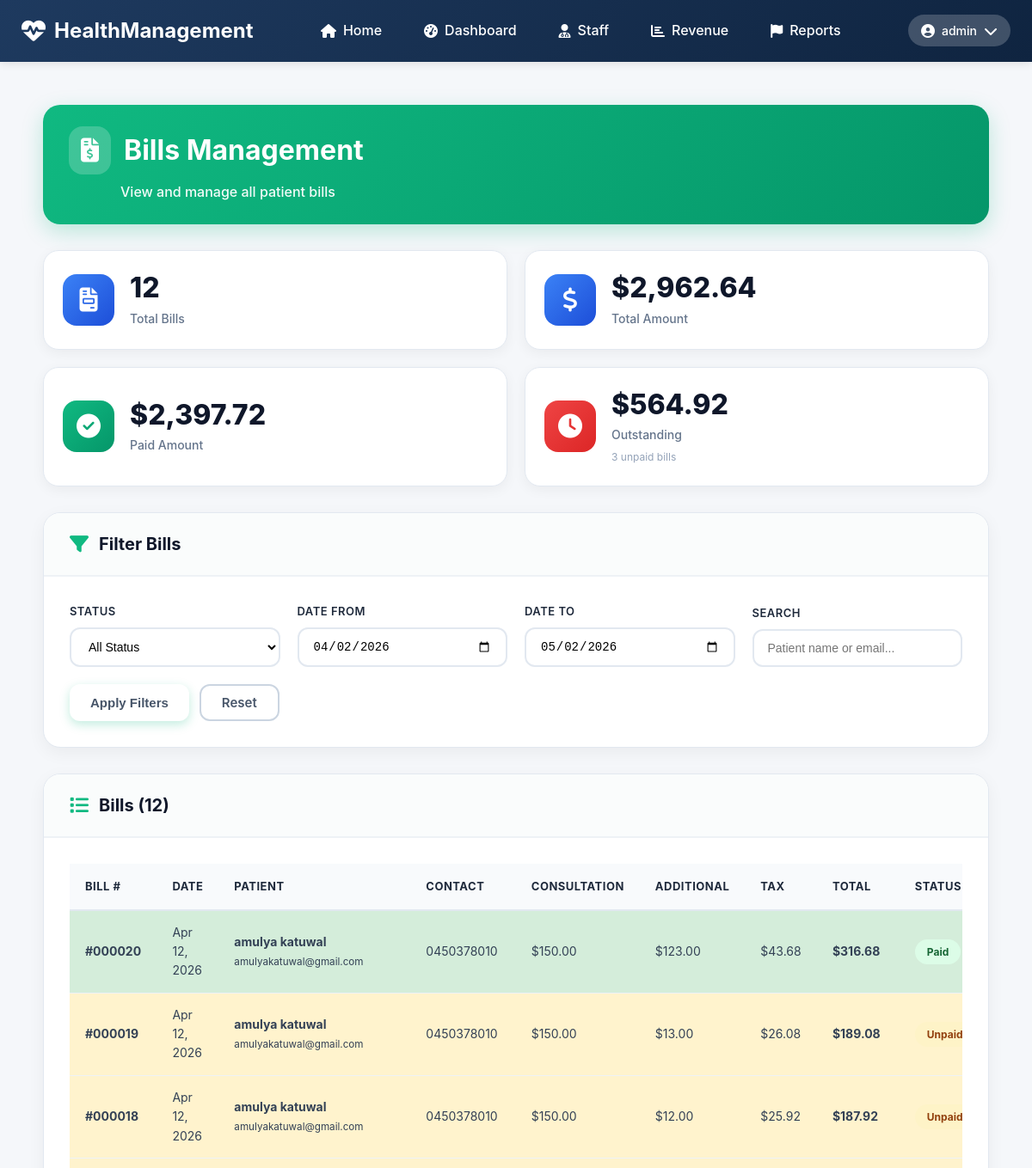
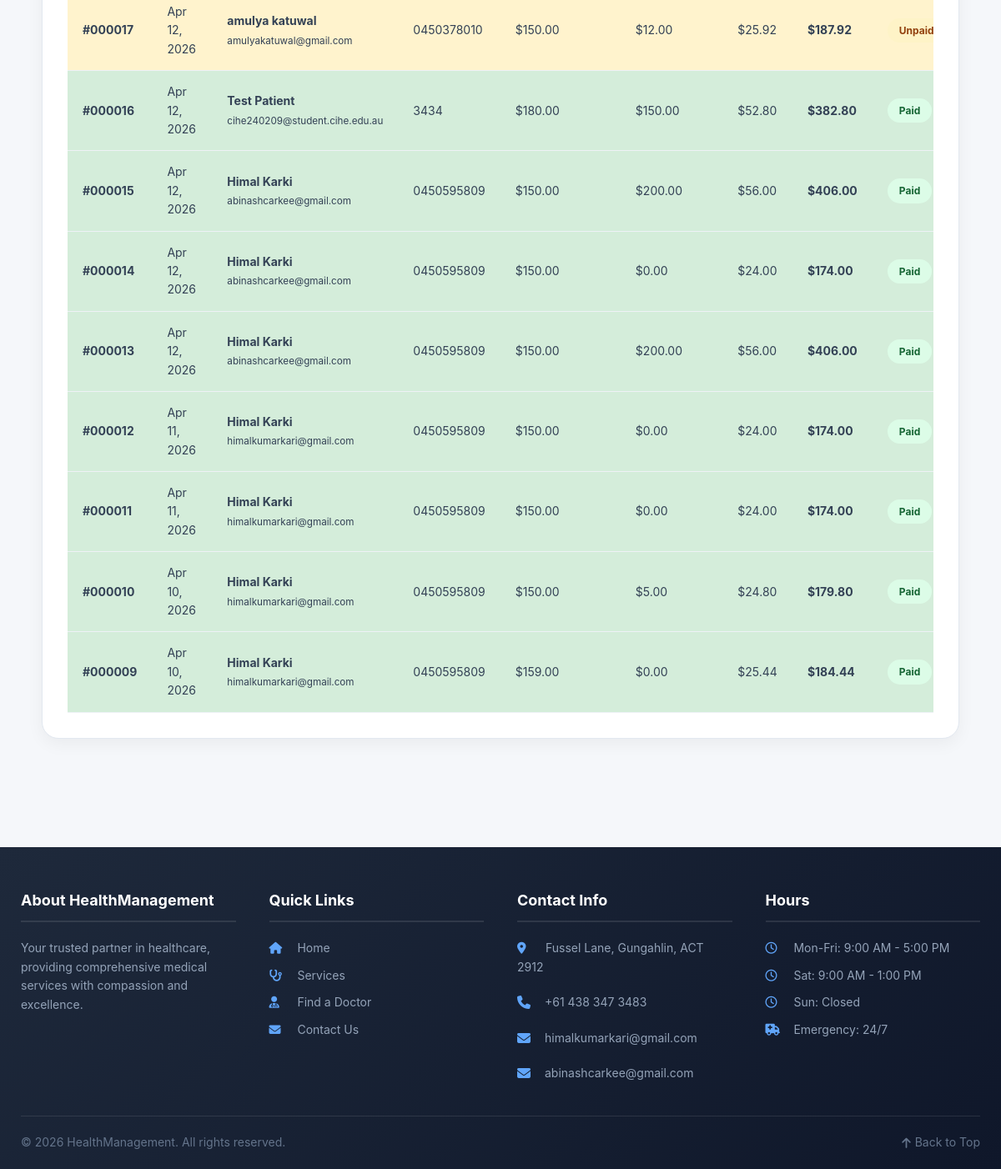
Page /accountant/bills.php (signed in) on the committed database (2 pictures, top to bottom).
### tables this page shows
CREATE TABLE `bills` (
  `billId` int(11) NOT NULL,
  `patientId` int(11) NOT NULL,
  `appointmentId` int(11) DEFAULT NULL,
  `recordId` int(11) DEFAULT NULL,
  `consultationFee` decimal(10,2) NOT NULL DEFAULT 0.00,
  `additionalCharges` decimal(10,2) NOT NULL DEFAULT 0.00,
  `serviceCharge` decimal(10,2) NOT NULL DEFAULT 0.00,
  `gst` decimal(10,2) NOT NULL DEFAULT 0.00,
  `totalAmount` decimal(10,2) NOT NULL,
  `status` enum('unpaid','paid','cancelled','overdue') DEFAULT 'unpaid',
  `generatedAt` datetime DEFAULT current_timestamp(),
  `paidAt` datetime DEFAULT NULL
);

CREATE TABLE `users` (
  `userId` int(11) NOT NULL,
  `username` varchar(50) NOT NULL,
  `passwordHash` varchar(255) NOT NULL,
  `email` varchar(100) NOT NULL,
  `firstName` varchar(50) NOT NULL,
  `lastName` varchar(50) NOT NULL,
  `phoneNumber` varchar(20) DEFAULT NULL,
  `role` enum('patient','staff','nurse','doctor','admin','accountant') DEFAULT 'patient',
  `isVerified` tinyint(1) DEFAULT 0,
  `verificationCode` varchar(64) DEFAULT NULL,
  `resetToken` varchar(64) DEFAULT NULL,
  `resetExpiry` datetime DEFAULT NULL,
  `dateCreated` datetime DEFAULT current_timestamp(),
  `lastLogin` datetime DEFAULT NULL
);

### accountant/bills.php (the view, shortened to what this page needs)
<?php
require_once '../includes/config.php';
$extraCSS = '<link rel="stylesheet" href="../css/accountant.css">';
include '../includes/header.php';
$dateFrom = $_GET['date_from'] ?? date('Y-m-d', strtotime('-30 days'));
$dateTo = $_GET['date_to'] ?? date('Y-m-d');
$searchTerm = $_GET['search'] ?? '';
$query = "
    SELECT b.*,
           CONCAT(u.firstName, ' ', u.lastName) as patientName,
           u.email as patientEmail,
           u.phoneNumber as patientPhone
    FROM bills b
    JOIN patients p ON b.patientId = p.patientId
    JOIN users u ON p.userId = u.userId
    WHERE 1=1
";
$params = [];
if ($dateFrom) {
    $query .= " AND DATE(b.generatedAt) >= ?";
    $params[] = $dateFrom;
}
if ($dateTo) {
    $query .= " AND DATE(b.generatedAt) <= ?";
    $params[] = $dateTo;
}
$query .= " ORDER BY b.generatedAt DESC";
$stmt = $pdo->prepare($query);
$stmt->execute($params);
$bills = $stmt->fetchAll();
$summaryStmt = $pdo->prepare("
    SELECT
        COUNT(*) as total_bills,
        SUM(totalAmount) as total_amount,
        SUM(CASE WHEN status = 'paid' THEN totalAmount ELSE 0 END) as paid_amount,
        SUM(CASE WHEN status = 'unpaid' THEN totalAmount ELSE 0 END) as unpaid_amount,
        COUNT(CASE WHEN status = 'unpaid' THEN 1 END) as unpaid_count
    FROM bills
    WHERE DATE(generatedAt) BETWEEN ? AND ?
");
$summaryStmt->execute([$dateFrom, $dateTo]);
$summary = $summaryStmt->fetch();
?>
<div class="accountant-container">
    <div class="accountant-page-header">
        <div class="header-title">
            <h1><i class="fas fa-file-invoice-dollar"></i> Bills Management</h1>
            <p>View and manage all patient bills</p>
        </div>
    </div>
    <div class="accountant-stats-grid">
        <div class="accountant-stat-card revenue">
            <div class="accountant-stat-icon"><i class="fas fa-file-invoice"></i></div>
            <div class="accountant-stat-content">
                <h3><?php echo $summary['total_bills'] ?? 0; ?></h3>
                <p>Total Bills</p>
            </div>
        </div>
        <div class="accountant-stat-card revenue">
            <div class="accountant-stat-icon"><i class="fas fa-dollar-sign"></i></div>
            <div class="accountant-stat-content">
                <h3>$<?php echo number_format($summary['total_amount'] ?? 0, 2); ?></h3>
                <p>Total Amount</p>
            </div>
        </div>
        <div class="accountant-stat-card paid">
            <div class="accountant-stat-icon"><i class="fas fa-check-circle"></i></div>
            <div class="accountant-stat-content">
                <h3>$<?php echo number_format($summary['paid_amount'] ?? 0, 2); ?></h3>
                <p>Paid Amount</p>
            </div>
        </div>
        <div class="accountant-stat-card unpaid">
            <div class="accountant-stat-icon"><i class="fas fa-clock"></i></div>
            <div class="accountant-stat-content">
                <h3>$<?php echo number_format($summary['unpaid_amount'] ?? 0, 2); ?></h3>
                <p>Outstanding</p>
                <small><?php echo $summary['unpaid_count'] ?? 0; ?> unpaid bills</small>
            </div>
        </div>
    </div>
    <div class="accountant-card">
        <div class="accountant-card-header">
            <h3><i class="fas fa-filter"></i> Filter Bills</h3>
        </div>
        <div class="accountant-card-body">
            <form method="GET" class="accountant-filter-form">
                <div class="accountant-filter-row">
                    <div class="accountant-filter-group">
                        <label>Status</label>
                        <select name="status">
                            <option value="">All Status</option>
                        </select>
                    </div>
                    <div class="accountant-filter-group">
                        <label>Date From</label>
                        <input type="date" name="date_from" value="<?php echo $dateFrom; ?>">
                    </div>
                    <div class="accountant-filter-group">
                        <label>Date To</label>
                        <input type="date" name="date_to" value="<?php echo $dateTo; ?>">
                    </div>
                    <div class="accountant-filter-group">
                        <label>Search</label>
                        <input type="text" name="search" placeholder="Patient name or email..." value="<?php echo htmlspecialchars($searchTerm); ?>">
                    </div>
                    <div class="accountant-filter-actions">
                        <button type="submit" class="accountant-btn accountant-btn-primary">Apply Filters</button>
                        <a href="bills.php" class="accountant-btn accountant-btn-outline">Reset</a>
                    </div>
                </div>
            </form>
        </div>
    </div>
    <div class="accountant-card">
        <div class="accountant-card-header">
            <h3><i class="fas fa-list"></i> Bills (<?php echo count($bills); ?>)</h3>
        </div>
        <div class="accountant-card-body">
            <div class="accountant-table-responsive">
                <table class="accountant-data-table">
                    <thead>
                        <tr>
                            <th>Bill #</th>
                            <th>Date</th>
                            <th>Patient</th>
                            <th>Contact</th>
                            <th>Consultation</th>
                            <th>Additional</th>
                            <th>Tax</th>
                            <th>Total</th>
                            <th>Status</th>
                        </tr>
                    </thead>
                    <tbody>
                        <?php if (empty($bills)): ?>
                            <tr><td colspan="10" class="accountant-empty-message">No bills found.</td></tr>
                        <?php else: ?>
                            <?php foreach ($bills as $bill): ?>
                                <tr class="status-<?php echo $bill['status']; ?>">
                                    <td data-label="Bill #"><strong>#<?php echo str_pad($bill['billId'], 6, '0', STR_PAD_LEFT); ?></strong></td>
                                    <td data-label="Date"><?php echo date('M j, Y', strtotime($bill['generatedAt'])); ?></td>
                                    <td data-label="Patient">
                                        <strong><?php echo htmlspecialchars($bill['patientName']); ?></strong><br>
                                        <small><?php echo htmlspecialchars($bill['patientEmail']); ?></small>
                                    </td>
                                    <td data-label="Contact"><?php echo htmlspecialchars($bill['patientPhone']); ?></td>
                                    <td data-label="Consultation">$<?php echo number_format($bill['consultationFee'], 2); ?></td>
                                    <td data-label="Additional">$<?php echo number_format($bill['additionalCharges'], 2); ?></td>
                                    <td data-label="Tax">$<?php echo number_format($bill['serviceCharge'] + $bill['gst'], 2); ?></td>
                                    <td data-label="Total"><strong>$<?php echo number_format($bill['totalAmount'], 2); ?></strong></td>
                                    <td data-label="Status">
                                        <span class="accountant-status-badge accountant-status-<?php echo $bill['status']; ?>">
                                            <?php echo ucfirst($bill['status']); ?>
                                        </span>
                                    </td>
                                </tr>
                            <?php endforeach; ?>
                        <?php endif; ?>
                    </tbody>
                </table>
            </div>
        </div>
    </div>
</div>
<?php include '../includes/footer.php'; ?>

### css/style.css (style rules this page uses)
* { margin: 0; padding: 0; box-sizing: border-box; }
body { font-family: -apple-system, BlinkMacSystemFont, 'Segoe UI', Roboto, 'Helvetica Neue', Arial, sans-serif; line-height: 1.6; color: #333; background-color: #f5f7fa; }
.status-paid { background: #d4edda; color: #155724; }
.status-unpaid, .status-pending { background: #fff3cd; color: #856404; }
.page-header h1 , .dashboard-header h1, .page-title, h1 { font-weight: 700 !important; text-shadow: none !important; }

### rows in the picture
bills: billId "000020", generatedAt "Apr 12, 2026", patientName "amulya katuwal", users.email "amulyakatuwal@gmail.com", users.phoneNumber "0450378010", consultationFee "150.00", additionalCharges "123.00", $bill['serviceCharge'] + $bill['gst'] "43.68", totalAmount "316.68", status "Paid"
bills: billId "000019", generatedAt "Apr 12, 2026", patientName "amulya katuwal", users.email "amulyakatuwal@gmail.com", users.phoneNumber "0450378010", consultationFee "150.00", additionalCharges "13.00", $bill['serviceCharge'] + $bill['gst'] "26.08", totalAmount "189.08", status "Unpaid"
bills: billId "000018", generatedAt "Apr 12, 2026", patientName "amulya katuwal", users.email "amulyakatuwal@gmail.com", users.phoneNumber "0450378010", consultationFee "150.00", additionalCharges "12.00", $bill['serviceCharge'] + $bill['gst'] "25.92", totalAmount "187.92", status "Unpaid"
bills: billId "000017", generatedAt "Apr 12, 2026", patientName "amulya katuwal", users.email "amulyakatuwal@gmail.com", users.phoneNumber "0450378010", consultationFee "150.00", additionalCharges "12.00", $bill['serviceCharge'] + $bill['gst'] "25.92", totalAmount "187.92", status "Unpaid"
bills: billId "000016", generatedAt "Apr 12, 2026", patientName "Test Patient", users.email "cihe240209@student.cihe.edu.au", users.phoneNumber "3434", consultationFee "180.00", additionalCharges "150.00", $bill['serviceCharge'] + $bill['gst'] "52.80", totalAmount "382.80", status "Paid"
bills: billId "000015", generatedAt "Apr 12, 2026", patientName "Himal Karki", users.email "abinashcarkee@gmail.com", users.phoneNumber "0450595809", consultationFee "150.00", additionalCharges "200.00", $bill['serviceCharge'] + $bill['gst'] "56.00", totalAmount "406.00", status "Paid"
bills: billId "000014", generatedAt "Apr 12, 2026", patientName "Himal Karki", users.email "abinashcarkee@gmail.com", users.phoneNumber "0450595809", consultationFee "150.00", additionalCharges "0.00", $bill['serviceCharge'] + $bill['gst'] "24.00", totalAmount "174.00", status "Paid"
bills: billId "000013", generatedAt "Apr 12, 2026", patientName "Himal Karki", users.email "abinashcarkee@gmail.com", users.phoneNumber "0450595809", consultationFee "150.00", additionalCharges "200.00", $bill['serviceCharge'] + $bill['gst'] "56.00", totalAmount "406.00", status "Paid"
bills: billId "000012", generatedAt "Apr 11, 2026", patientName "Himal Karki", users.email "himalkumarkari@gmail.com", users.phoneNumber "0450595809", consultationFee "150.00", additionalCharges "0.00", $bill['serviceCharge'] + $bill['gst'] "24.00", totalAmount "174.00", status "Paid"
bills: billId "000011", generatedAt "Apr 11, 2026", patientName "Himal Karki", users.email "himalkumarkari@gmail.com", users.phoneNumber "0450595809", consultationFee "150.00", additionalCharges "0.00", $bill['serviceCharge'] + $bill['gst'] "24.00", totalAmount "174.00", status "Paid"
bills: billId "000010", generatedAt "Apr 10, 2026", patientName "Himal Karki", users.email "himalkumarkari@gmail.com", users.phoneNumber "0450595809", consultationFee "150.00", additionalCharges "5.00", $bill['serviceCharge'] + $bill['gst'] "24.80", totalAmount "179.80", status "Paid"
bills: billId "000009", generatedAt "Apr 10, 2026", patientName "Himal Karki", users.email "himalkumarkari@gmail.com", users.phoneNumber "0450595809", consultationFee "159.00", additionalCharges "0.00", $bill['serviceCharge'] + $bill['gst'] "25.44", totalAmount "184.44", status "Paid"

### other values in the picture
$_SESSION['username'] "admin"
$summary['total_bills'] "12"
$summary['total_amount'] "2,962.64"
$summary['paid_amount'] "2,397.72"
$summary['unpaid_amount'] "564.92"
$summary['unpaid_count'] "3"
count($bills) "12"
